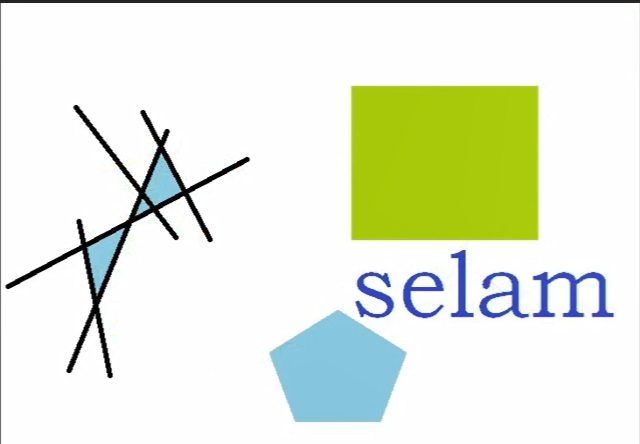
#> input picture ileri_resim_video_islemleri/kose.png, 640 x 444 px
$ python kose_bulma.py
#> lines starting #> are read from the running program, lines starting #| are printed output that depends on the picture; after the words box and inside, x2 and y2 are one past the last pixel; in counts of white or black regions, pixels touching at a corner belong together
import numpy as np
import cv2

resim = cv2.imread('kose.png')
#> resim is the input picture: shape (444, 640, 3); mean B, G, R 220.4, 237.3, 230.7
griton = cv2.cvtColor(resim, cv2.COLOR_BGR2GRAY)
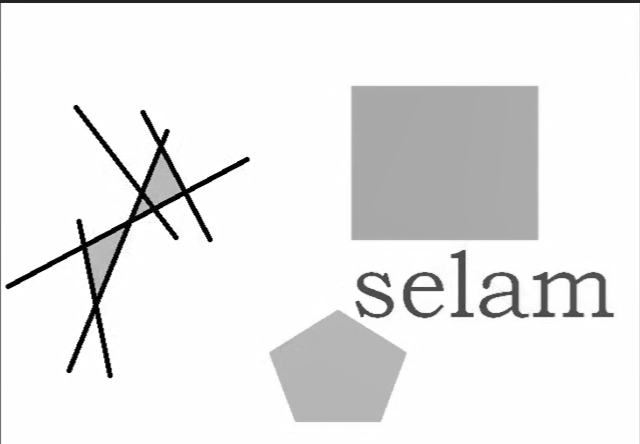
#> griton: shape (444, 640); min 0, max 255, mean 233.4
griton = np.float32(griton)

koseler = cv2.goodFeaturesToTrack(griton,400,0.01,20)#100köşe, 20piksellik mesafelerle işleme alsın. 0.01 hassasiyeti
#> koseler = 63 rows, first 8: [81, 251], [140, 186], [186, 188], [159, 210], [160, 138], [442, 306], [141, 111], [434, 285]

for kose in koseler:
    x,y = kose.ravel()
    cv2.circle(resim,(x,y), 3,255,-1) #tespit ettiğimiz köşeleri daire içine alınmasını sağlıyoruz.
#> this loop made 63 passes
#> (x, y) on passes 1 to 12: (81, 251), (140, 186), (186, 188), (159, 210), (160, 138), (442, 306), (141, 111), (434, 285), (67, 371), (111, 376), (7, 287), (177, 238)
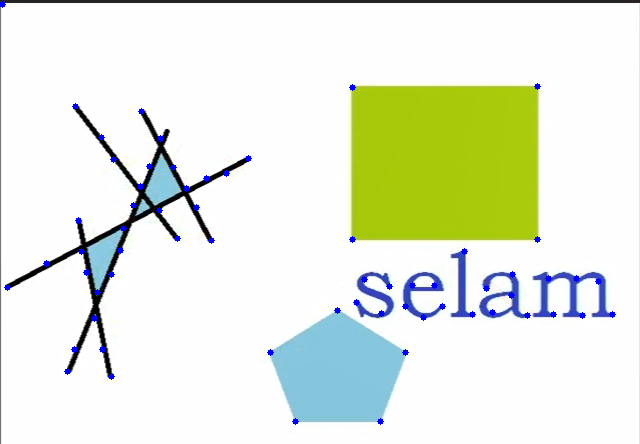
#> resim: shape (444, 640, 3); 0.64% of pixels changed, all inside (x1, y1, x2, y2) = (0, 1, 616, 425)

cv2.imshow('koseler',resim)
cv2.waitKey(0)
cv2.destroyAllWindows()
